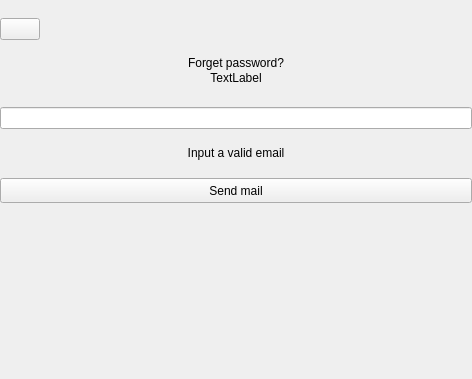
<?xml version="1.0" encoding="UTF-8"?>
<ui version="4.0">
 <class>PasswordRecoveryScreen</class>
 <widget class="QWidget" name="PasswordRecoveryScreen">
  <property name="geometry">
   <rect>
    <x>0</x>
    <y>0</y>
    <width>472</width>
    <height>379</height>
   </rect>
  </property>
  <property name="windowTitle">
   <string>Form</string>
  </property>
  <layout class="QVBoxLayout" name="verticalLayout_2">
   <property name="spacing">
    <number>0</number>
   </property>
   <property name="leftMargin">
    <number>0</number>
   </property>
   <property name="topMargin">
    <number>0</number>
   </property>
   <property name="rightMargin">
    <number>0</number>
   </property>
   <property name="bottomMargin">
    <number>0</number>
   </property>
   <item>
    <layout class="QVBoxLayout" name="vltMainLayout">
     <property name="spacing">
      <number>0</number>
     </property>
     <property name="topMargin">
      <number>0</number>
     </property>
     <property name="bottomMargin">
      <number>0</number>
     </property>
     <item>
      <widget class="QWidget" name="topMarginBtnBack" native="true"/>
     </item>
     <item>
      <widget class="QWidget" name="wgtBackPanel" native="true">
       <layout class="QHBoxLayout" name="horizontalLayout_2">
        <property name="spacing">
         <number>0</number>
        </property>
        <property name="leftMargin">
         <number>0</number>
        </property>
        <property name="topMargin">
         <number>0</number>
        </property>
        <property name="rightMargin">
         <number>0</number>
        </property>
        <property name="bottomMargin">
         <number>0</number>
        </property>
        <item>
         <widget class="QWidget" name="wgtBtnBackMargin" native="true">
          <property name="sizePolicy">
           <sizepolicy hsizetype="Fixed" vsizetype="Preferred">
            <horstretch>0</horstretch>
            <verstretch>0</verstretch>
           </sizepolicy>
          </property>
         </widget>
        </item>
        <item>
         <widget class="QPushButton" name="btnBack">
          <property name="text">
           <string/>
          </property>
         </widget>
        </item>
        <item>
         <spacer name="horizontalSpacer">
          <property name="orientation">
           <enum>Qt::Horizontal</enum>
          </property>
          <property name="sizeHint" stdset="0">
           <size>
            <width>40</width>
            <height>20</height>
           </size>
          </property>
         </spacer>
        </item>
       </layout>
      </widget>
     </item>
     <item>
      <widget class="QLabel" name="lblLogo">
       <property name="sizePolicy">
        <sizepolicy hsizetype="Fixed" vsizetype="Fixed">
         <horstretch>0</horstretch>
         <verstretch>0</verstretch>
        </sizepolicy>
       </property>
      </widget>
     </item>
     <item>
      <widget class="QLabel" name="lblCaption">
       <property name="sizePolicy">
        <sizepolicy hsizetype="Expanding" vsizetype="Preferred">
         <horstretch>0</horstretch>
         <verstretch>0</verstretch>
        </sizepolicy>
       </property>
       <property name="text">
        <string>Forget password?</string>
       </property>
       <property name="alignment">
        <set>Qt::AlignCenter</set>
       </property>
      </widget>
     </item>
     <item>
      <widget class="CustomLineHeightLabel" name="lblStatusMessage">
       <property name="sizePolicy">
        <sizepolicy hsizetype="Preferred" vsizetype="Preferred">
         <horstretch>0</horstretch>
         <verstretch>0</verstretch>
        </sizepolicy>
       </property>
       <property name="text">
        <string>TextLabel</string>
       </property>
       <property name="alignment">
        <set>Qt::AlignHCenter|Qt::AlignTop</set>
       </property>
       <property name="wordWrap">
        <bool>true</bool>
       </property>
       <property name="state" stdset="0">
        <number>0</number>
       </property>
      </widget>
     </item>
     <item>
      <widget class="QWidget" name="wgtMarginBottomMessage" native="true">
       <property name="minimumSize">
        <size>
         <width>0</width>
         <height>0</height>
        </size>
       </property>
      </widget>
     </item>
     <item>
      <widget class="CustomLineEdit" name="edtEmail">
       <property name="sizePolicy">
        <sizepolicy hsizetype="Preferred" vsizetype="Fixed">
         <horstretch>0</horstretch>
         <verstretch>0</verstretch>
        </sizepolicy>
       </property>
       <property name="alignment">
        <set>Qt::AlignCenter</set>
       </property>
       <property name="state" stdset="0">
        <number>0</number>
       </property>
      </widget>
     </item>
     <item>
      <widget class="QWidget" name="wgtEmailBottom" native="true"/>
     </item>
     <item>
      <widget class="QLabel" name="lblEmailError">
       <property name="sizePolicy">
        <sizepolicy hsizetype="Preferred" vsizetype="Fixed">
         <horstretch>0</horstretch>
         <verstretch>0</verstretch>
        </sizepolicy>
       </property>
       <property name="text">
        <string>Input a valid email</string>
       </property>
       <property name="alignment">
        <set>Qt::AlignCenter</set>
       </property>
      </widget>
     </item>
     <item>
      <widget class="QWidget" name="wgtButtonTop" native="true"/>
     </item>
     <item>
      <widget class="QPushButton" name="btnSendMail">
       <property name="sizePolicy">
        <sizepolicy hsizetype="Preferred" vsizetype="Preferred">
         <horstretch>0</horstretch>
         <verstretch>0</verstretch>
        </sizepolicy>
       </property>
       <property name="minimumSize">
        <size>
         <width>80</width>
         <height>25</height>
        </size>
       </property>
       <property name="text">
        <string>Send mail</string>
       </property>
      </widget>
     </item>
     <item>
      <spacer name="verticalSpacer">
       <property name="orientation">
        <enum>Qt::Vertical</enum>
       </property>
       <property name="sizeType">
        <enum>QSizePolicy::Preferred</enum>
       </property>
       <property name="sizeHint" stdset="0">
        <size>
         <width>20</width>
         <height>176</height>
        </size>
       </property>
      </spacer>
     </item>
    </layout>
   </item>
  </layout>
 </widget>
 <customwidgets>
  <customwidget>
   <class>CustomLineHeightLabel</class>
   <extends>QLabel</extends>
   <header>CustomLineHeightLabel.h</header>
  </customwidget>
  <customwidget>
   <class>CustomLineEdit</class>
   <extends>QLineEdit</extends>
   <header location="global">CustomLineEdit.h</header>
  </customwidget>
 </customwidgets>
 <resources/>
 <connections/>
</ui>
